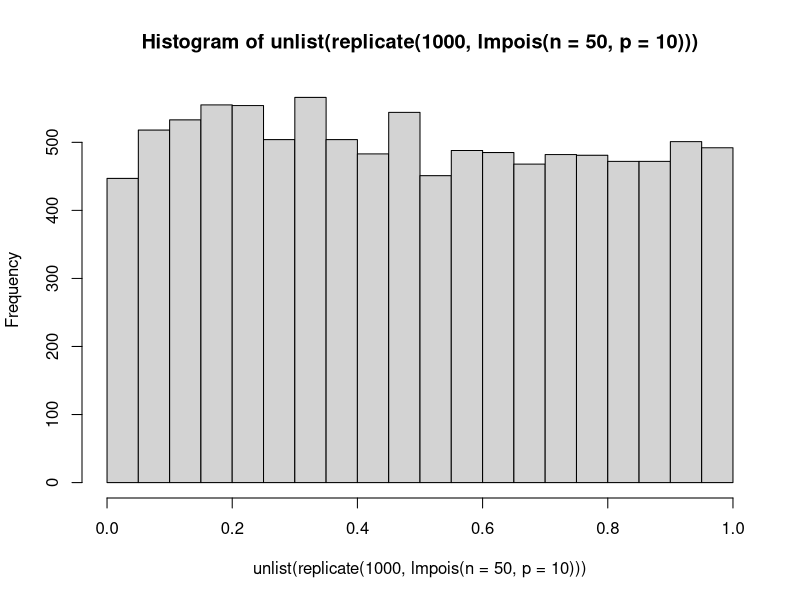
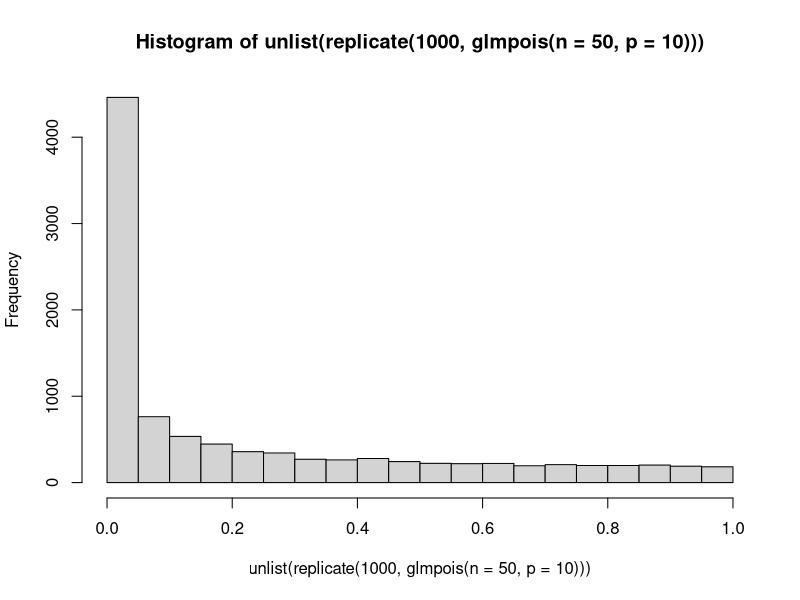

These charts were generated, in order, by the following R code:

lmpois <- function(n = 1E3, p = 3, b = 0){
  e <- rnorm(n)
  x <- replicate(p, rbinom(n, 1, 0.5))
  bs <- matrix(rep(b,p), p, 1)
  l <- exp(1 + x %*% bs  + e)
  y <- rpois(n, l)
  summary(lm(y ~ 1 + x))$coefficients[-1,4]
}

glmpois <- function(n = 1E3, p = 3, b = 0){
  e <- rnorm(n)
  x <- replicate(p, rbinom(n, 1, 0.5))
  bs <- matrix(rep(b,p), p, 1)
  l <- exp(1 + x %*% bs  + e)
  y <- rpois(n, l)
  summary(glm(y ~ 1 + x, family = poisson))$coefficients[-1,4]
}


hist(unlist(replicate(1E3, lmpois(n = 50, p = 10))))
hist(unlist(replicate(1E3, glmpois(n = 50, p = 10))))
